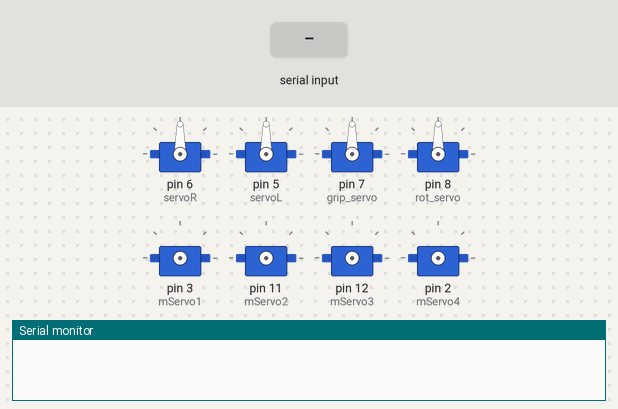
A sketch run on a simulated Arduino Uno, built with avr-gcc and run on an emulated ATmega328P. Parts: 8 × servo, the last lines printed to the serial monitor. Inputs (shaded band) come from the test bench.

Above: at 1.7 s.
1.8 s: "a" received over Serial
At 2.8 s:
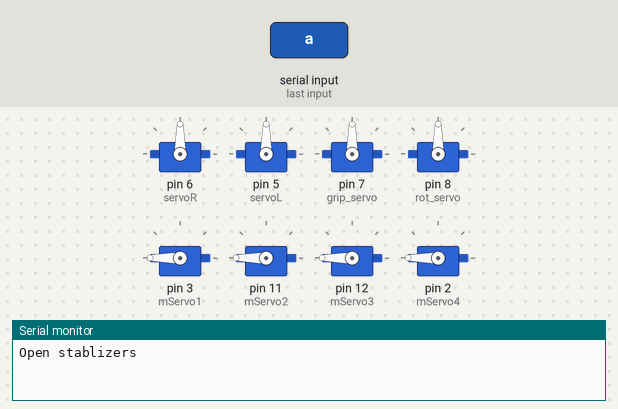
3.5 s: "w" received over Serial
At 3.9 s:
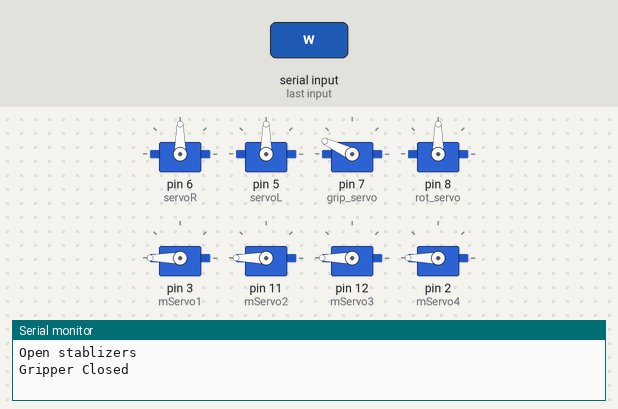
5.0 s: "x" received over Serial
At 6.2 s:
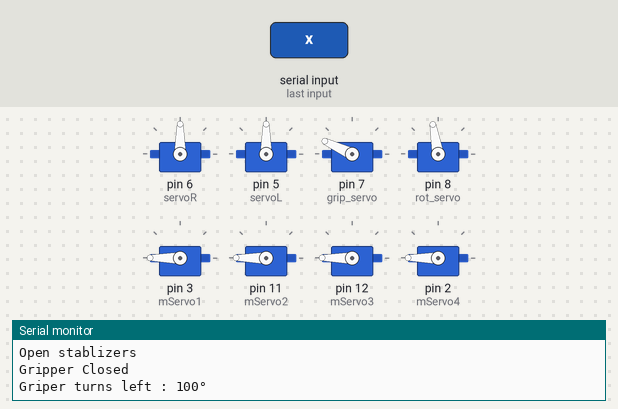
6.5 s: "q" received over Serial
At 7.5 s:
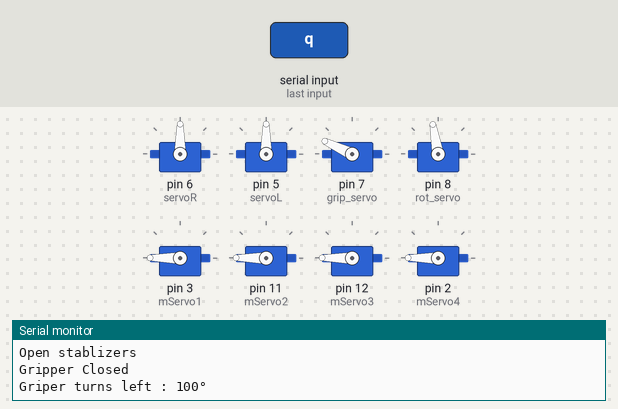
8.0 s: "d" received over Serial
At 8.6 s:
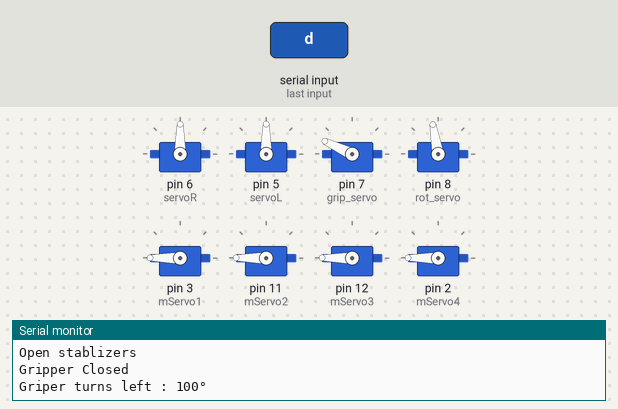
9.5 s: "s" received over Serial
At 11.0 s:
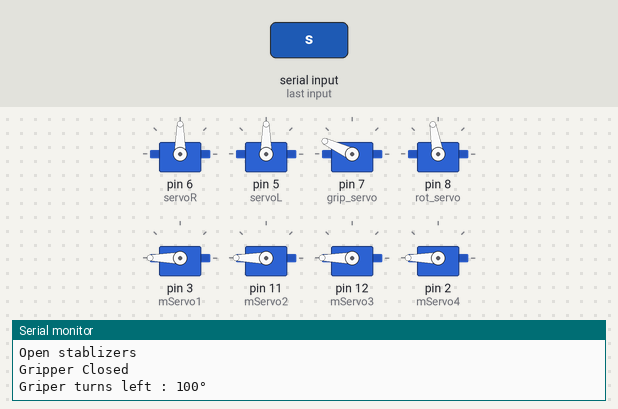
Timing chart, 0 to 12.0 s (numbered marks = the images above; inputs shaded):
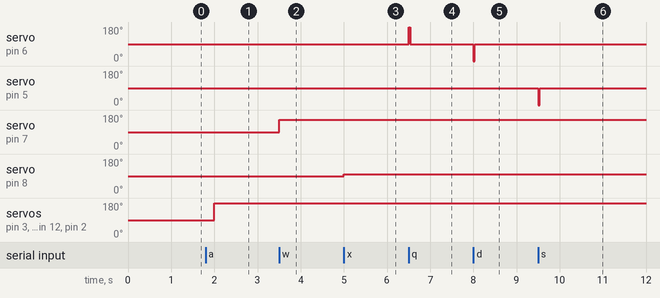

The sketch:

Uno-Motors-code.ino
```cpp
// (licence header left out)
#include <Servo.h>

Servo servoR;
Servo servoL;
Servo grip_servo;
Servo rot_servo;
Servo mServo1;
Servo mServo2;
Servo mServo3;
Servo mServo4;

int pos=90;
int grip_flag=0;

void setup() {
  servoR.attach(6);
  servoL.attach(5);
  grip_servo.attach(7);
  rot_servo.attach(8);


  grip_servo.write(90);
  rot_servo.write(90);
  delay(500);
  Serial.begin(9600);
}

void openStbs(){ //Open stablaziers
  mServo1.attach(3);
  mServo2.attach(11);
  mServo3.attach(12);
  mServo4.attach(2);
  delay(200);
  mServo1.write(180);
  mServo2.write(180);
  mServo3.write(180);
  mServo4.write(180);
  delay(500);
  mServo1.detach();
  mServo2.detach();
  mServo3.detach();
  mServo4.detach();
}

void closeStbs(){ //Close Stabliziers
  mServo1.attach(3);
  mServo2.attach(11);
  mServo3.attach(12);
  mServo4.attach(2);
  delay(200);
  mServo1.write(90);
  mServo2.write(90);
  mServo3.write(90);
  mServo4.write(90);
  delay(500);
  mServo1.detach();
  mServo2.detach();
  mServo3.detach();
  mServo4.detach();
}


void loop() {

  char byte=0;
  while (true){
    Serial.readBytes(&byte, 1); //Read keyboard charachter
    if(byte== 'q'){
      servoR.write(180);
      delay(35);
      byte=0;
    }
    if(byte=='d'){
      servoR.write(0);
      delay(35);
      byte=0;
    }
    if(byte=='s'){
      servoL.write(0);
      delay(35);
      byte=0;
    }
    if(byte=='z'){
      servoL.write(180);
      delay(35);
      byte=0;
    }
    if(byte=='a'){
      openStbs();
      Serial.println("Open stablizers");
      byte=0;
    }
    if(byte=='e'){
      closeStbs();
      Serial.println("Open stablizers");
      byte=0;
    }
    if(byte=='w'){
      if(grip_flag==0){
        grip_servo.write(155);
        Serial.println("Gripper Closed");
        delay(400);
        grip_flag=1;
        } else {
        grip_servo.write(90);
        Serial.println("Gripper Opened");
        delay(400);
        grip_flag=0;
        }
        byte=0;
    }
    if(byte=='x' && pos < 180){
      pos+=10;
      rot_servo.write(pos);
      Serial.println("Griper turns left : " + String(pos) + "°");
      delay(30);
      byte=0;
    }
    if(byte=='c'&& pos> 0){
      pos-=10;
      rot_servo.write(pos);
      Serial.println("Griper turns right : " + String(pos) + "°");
      delay(30);
      byte=0;
    }
    if(byte==0){
      servoR.write(90);
      servoL.write(90);
      byte=0;
    }
    servoR.write(90);
    servoL.write(90);


  }


}
```

Measured:
- after the input at 1.8 s, servo on pin 3 (mServo1), servo on pin 11 (mServo2), servo on pin 12 (mServo3), servo on pin 2 (mServo4): 90° → 180° after 0.20 s
- after the input at 3.5 s, servo on pin 7 (grip_servo): 90° → 155° at once
- after the input at 5.0 s, servo on pin 8 (rot_servo): 90° → 100° at once
- after the input at 6.5 s, servo on pin 6 (servoR): 90° → 180° at once, → 90° 0.04 s later
- after the input at 8.0 s, servo on pin 6 (servoR): 90° → 0° at once, → 90° 0.04 s later
- after the input at 9.5 s, servo on pin 5 (servoL): 90° → 0° at once, → 90° 0.04 s later
